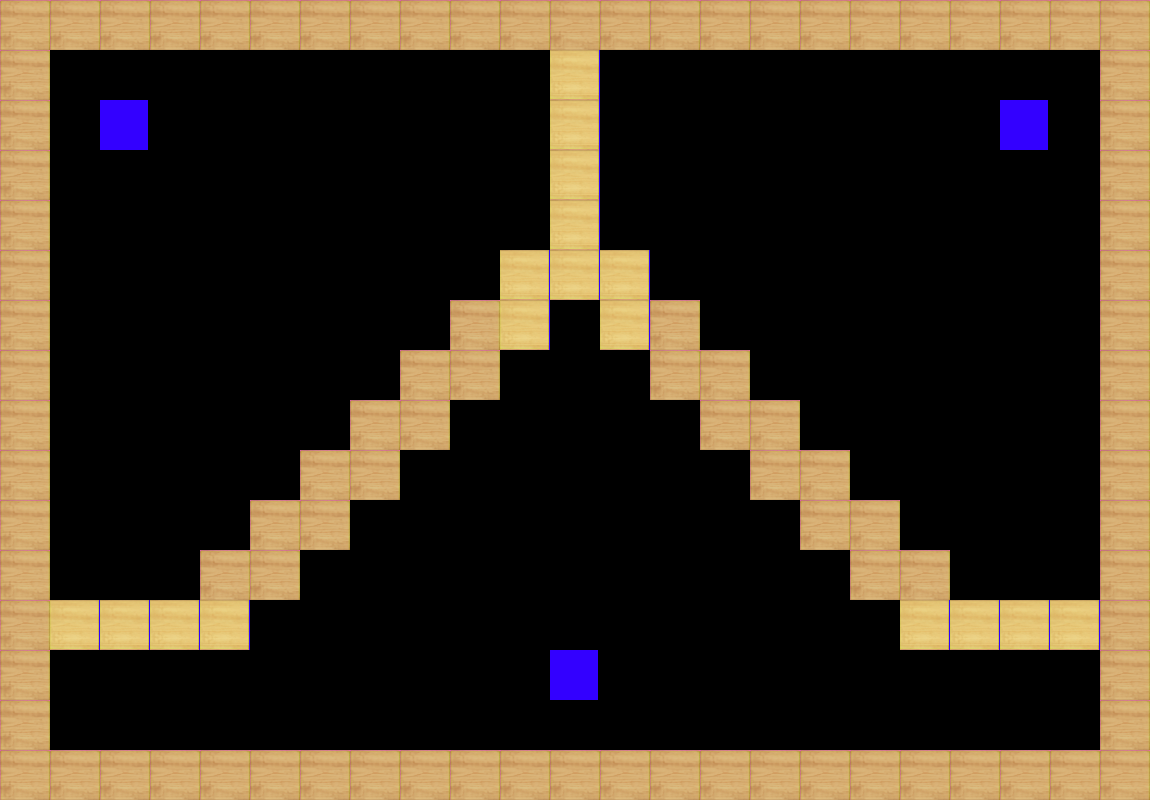

This is a level from a 2D game, rendered from its Tiled map with the project's own tilesets. A one-line summary and the complete map file follow:
An orthogonal 23x16 tile map with 50x50 px tiles, 1 tile layer (Calque de Tuiles 1).

<map version="1.10" tiledversion="1.11.0" orientation="orthogonal" renderorder="right-down" width="23" height="16" tilewidth="50" tileheight="50" infinite="0" nextlayerid="2" nextobjectid="1">
 <editorsettings>
  <export target="3Joueurs-Niveau3.json" format="json" />
 </editorsettings>
 <tileset firstgid="1" source="wii tanks.tsx" />
 <layer id="1" name="Calque de Tuiles 1" width="23" height="16">
  <data encoding="csv">
1,1,1,1,1,1,1,1,1,1,1,1,1,1,1,1,1,1,1,1,1,1,1,
1,10,10,10,10,10,10,10,10,10,10,2,10,10,10,10,10,10,10,10,10,10,1,
1,10,3,10,10,10,10,10,10,10,10,2,10,10,10,10,10,10,10,10,3,10,1,
1,10,10,10,10,10,10,10,10,10,10,2,10,10,10,10,10,10,10,10,10,10,1,
1,10,10,10,10,10,10,10,10,10,10,2,10,10,10,10,10,10,10,10,10,10,1,
1,10,10,10,10,10,10,10,10,10,2,2,2,10,10,10,10,10,10,10,10,10,1,
1,10,10,10,10,10,10,10,10,1,2,10,2,1,10,10,10,10,10,10,10,10,1,
1,10,10,10,10,10,10,10,1,1,10,10,10,1,1,10,10,10,10,10,10,10,1,
1,10,10,10,10,10,10,1,1,10,10,10,10,10,1,1,10,10,10,10,10,10,1,
1,10,10,10,10,10,1,1,10,10,10,10,10,10,10,1,1,10,10,10,10,10,1,
1,10,10,10,10,1,1,10,10,10,10,10,10,10,10,10,1,1,10,10,10,10,1,
1,10,10,10,1,1,10,10,10,10,10,10,10,10,10,10,10,1,1,10,10,10,1,
1,2,2,2,2,10,10,10,10,10,10,10,10,10,10,10,10,10,2,2,2,2,1,
1,10,10,10,10,10,10,10,10,10,10,3,10,10,10,10,10,10,10,10,10,10,1,
1,10,10,10,10,10,10,10,10,10,10,10,10,10,10,10,10,10,10,10,10,10,1,
1,1,1,1,1,1,1,1,1,1,1,1,1,1,1,1,1,1,1,1,1,1,1
</data>
 </layer>
</map>
